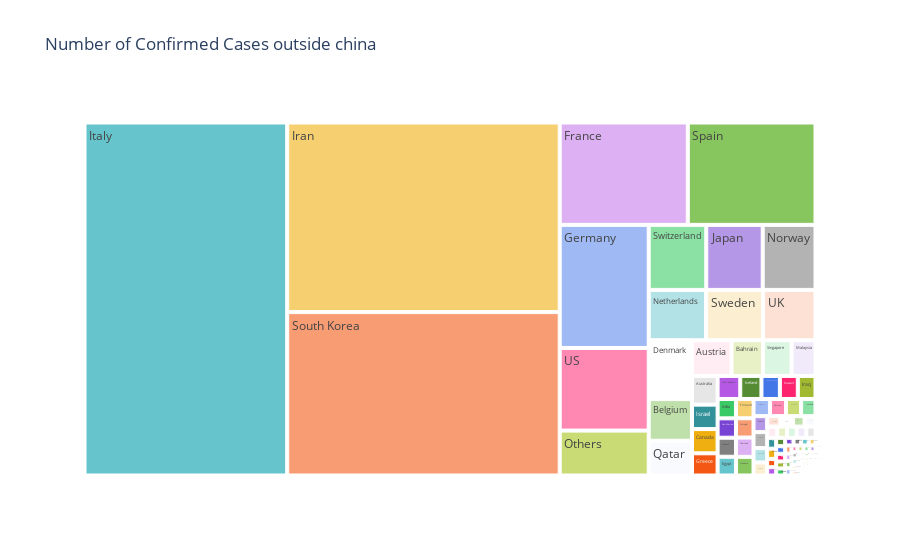
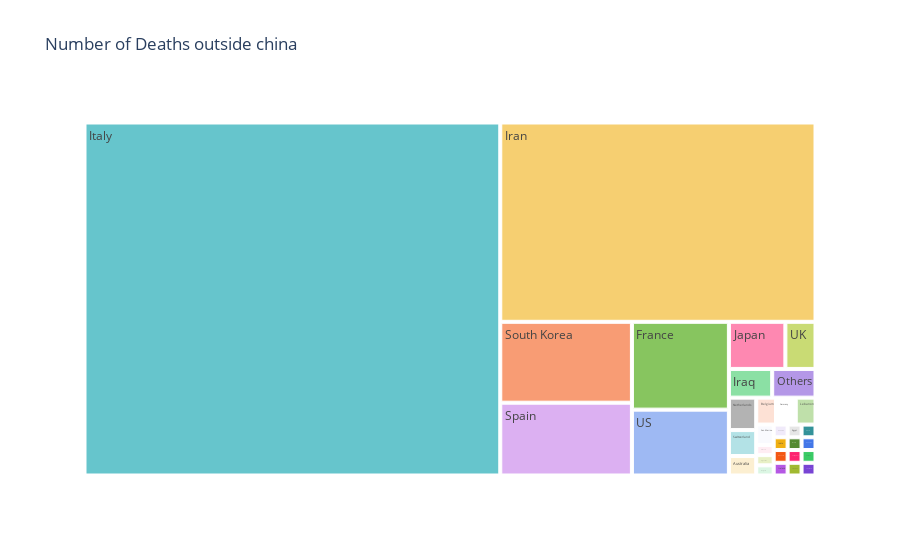

Notebook code cell kept with these figures, in order:
### Markdown cell above
## Composition of Cases

### Code cell
fig = px.treemap(row_latest, path=["Country"], values="Cases", 
                 title='Number of Confirmed Cases outside china',
                 color_discrete_sequence = px.colors.qualitative.Pastel)
fig.show()

fig = px.treemap(row_latest, path=["Country"], values="Deaths", 
                 title='Number of Deaths outside china',
                 color_discrete_sequence = px.colors.qualitative.Pastel)
fig.show()

fig = px.treemap(row_latest, path=["Country"], values="Recovered", 
                 title='Number of Recovered Cases outside china',
                 color_discrete_sequence = px.colors.qualitative.Pastel)
fig.show()

### Figure 1 — Plotly figure (JSON) as saved in the notebook; plotly's stock layout.template omitted (floating-point values rounded to 4 significant figures)
{"data": [{"branchvalues": "total", "domain": {"x": [0, 1], "y": [0, 1]}, "hoverlabel": {"namelength": 0}, "hovertemplate": "labels=%{label}<br>Cases=%{value}<br>parent=%{parent}<br>id=%{id}", "ids": ["Afghanistan", "Albania", "Algeria", "Andorra", "Argentina", "Armenia", "Australia", "Austria", "Azerbaijan", "Bahrain", "Bangladesh", "Belarus", "Belgium", "Bhutan", "Bolivia", "Bosnia and Herzegovina", "Brazil", "Brunei", "Bulgaria", "Burkina Faso", "Cambodia", "Cameroon", "Canada", "Chile", "Colombia", "Congo (Kinshasa)", "Costa Rica", "Croatia", "Cyprus", "Czech Republic", "Denmark", "Dominican Republic", "Ecuador", "Egypt", "Estonia", "Finland", "France", "French Guiana", "Georgia", "Germany", "Greece", "Holy See", "Honduras", "Hungary", "Iceland", "India", "Indonesia", "Iran", "Iraq", "Ireland", "Israel", "Italy", "Ivory Coast", "Jamaica", "Japan", "Jordan", "Kuwait", "Latvia", "Lebanon", "Liechtenstein", "Lithuania", "Luxembourg", "Malaysia", "Maldives", "Malta", "Martinique", "Mexico", "Moldova", "Monaco", "Mongolia", "Morocco", "Nepal", "Netherlands", "New Zealand", "Nigeria", "North Macedonia", "Norway", "Oman", "Others", "Pakistan", "Panama", "Paraguay", "Peru", "Philippines", "Poland", "Portugal", "Qatar", "Reunion", "Romania", "Russia", "San Marino", "Saudi Arabia", "Senegal", "Serbia", "Singapore", "Slovakia", "Slovenia", "South Africa", "South Korea", "Spain", "Sri Lanka", "Sweden", "Switzerland", "Taiwan", "Thailand", "Togo", "Tunisia", "Turkey", "UK", "US", "Ukraine", "United Arab Emirates", "Vietnam", "occupied Palestinian territory"], "labels": ["Afghanistan", "Albania", "Algeria", "Andorra", "Argentina", "Armenia", "Australia", "Austria", "Azerbaijan", "Bahrain", "Bangladesh", "Belarus", "Belgium", "Bhutan", "Bolivia", "Bosnia and Herzegovina", "Brazil", "Brunei", "Bulgaria", "Burkina Faso", "Cambodia", "Cameroon", "Canada", "Chile", "Colombia", "Congo (Kinshasa)", "Costa Rica", "Croatia", "Cyprus", "Czech Republic", "Denmark", "Dominican Republic", "Ecuador", "Egypt", "Estonia", "Finland", "France", "French Guiana", "Georgia", "Germany", "Greece", "Holy See", "Honduras", "Hungary", "Iceland", "India", "Indonesia", "Iran", "Iraq", "Ireland", "Israel", "Italy", "Ivory Coast", "Jamaica", "Japan", "Jordan", "Kuwait", "Latvia", "Lebanon", "Liechtenstein", "Lithuania", "Luxembourg", "Malaysia", "Maldives", "Malta", "Martinique", "Mexico", "Moldova", "Monaco", "Mongolia", "Morocco", "Nepal", "Netherlands", "New Zealand", "Nigeria", "North Macedonia", "Norway", "Oman", "Others", "Pakistan", "Panama", "Paraguay", "Peru", "Philippines", "Poland", "Portugal", "Qatar", "Reunion", "Romania", "Russia", "San Marino", "Saudi Arabia", "Senegal", "Serbia", "Singapore", "Slovakia", "Slovenia", "South Africa", "South Korea", "Spain", "Sri Lanka", "Sweden", "Switzerland", "Taiwan", "Thailand", "Togo", "Tunisia", "Turkey", "UK", "US", "Ukraine", "United Arab Emirates", "Vietnam", "occupied Palestinian territory"], "name": "", "parents": ["", "", "", "", "", "", "", "", "", "", "", "", "", "", "", "", "", "", "", "", "", "", "", "", "", "", "", "", "", "", "", "", "", "", "", "", "", "", "", "", "", "", "", "", "", "", "", "", "", "", "", "", "", "", "", "", "", "", "", "", "", "", "", "", "", "", "", "", "", "", "", "", "", "", "", "", "", "", "", "", "", "", "", "", "", "", "", "", "", "", "", "", "", "", "", "", "", "", "", "", "", "", "", "", "", "", "", "", "", "", "", "", "", ""], "type": "treemap", "values": [7, 12, 20, 1, 19, 1, 128, 246, 11, 195, 3, 9, 314, 1, 2, 7, 38, 11, 7, 2, 3, 2, 108, 23, 9, 1, 13, 19, 6, 91, 444, 5, 17, 60, 16, 59, 2284, 5, 24, 1908, 99, 1, 2, 13, 85, 62, 34, 9000, 71, 43, 109, 12462, 1, 1, 639, 1, 72, 10, 61, 1, 3, 7, 149, 8, 6, 3, 8, 3, 1, 1, 5, 1, 503, 5, 2, 7, 598, 18, 696, 19, 8, 5, 11, 49, 31, 59, 262, 1, 45, 20, 62, 21, 4, 12, 178, 10, 57, 13, 7755, 2277, 2, 500, 652, 48, 59, 1, 7, 1, 459, 1281, 1, 74, 38, 0]}], "layout": {"legend": {"tracegroupgap": 0}, "title": {"text": "Number of Confirmed Cases outside china"}, "treemapcolorway": ["rgb(102, 197, 204)", "rgb(246, 207, 113)", "rgb(248, 156, 116)", "rgb(220, 176, 242)", "rgb(135, 197, 95)", "rgb(158, 185, 243)", "rgb(254, 136, 177)", "rgb(201, 219, 116)", "rgb(139, 224, 164)", "rgb(180, 151, 231)", "rgb(179, 179, 179)"]}}

### Figure 2 — Plotly figure (JSON) as saved in the notebook; plotly's stock layout.template omitted (floating-point values rounded to 4 significant figures)
{"data": [{"branchvalues": "total", "domain": {"x": [0, 1], "y": [0, 1]}, "hoverlabel": {"namelength": 0}, "hovertemplate": "labels=%{label}<br>Deaths=%{value}<br>parent=%{parent}<br>id=%{id}", "ids": ["Afghanistan", "Albania", "Algeria", "Andorra", "Argentina", "Armenia", "Australia", "Austria", "Azerbaijan", "Bahrain", "Bangladesh", "Belarus", "Belgium", "Bhutan", "Bolivia", "Bosnia and Herzegovina", "Brazil", "Brunei", "Bulgaria", "Burkina Faso", "Cambodia", "Cameroon", "Canada", "Chile", "Colombia", "Congo (Kinshasa)", "Costa Rica", "Croatia", "Cyprus", "Czech Republic", "Denmark", "Dominican Republic", "Ecuador", "Egypt", "Estonia", "Finland", "France", "French Guiana", "Georgia", "Germany", "Greece", "Holy See", "Honduras", "Hungary", "Iceland", "India", "Indonesia", "Iran", "Iraq", "Ireland", "Israel", "Italy", "Ivory Coast", "Jamaica", "Japan", "Jordan", "Kuwait", "Latvia", "Lebanon", "Liechtenstein", "Lithuania", "Luxembourg", "Malaysia", "Maldives", "Malta", "Martinique", "Mexico", "Moldova", "Monaco", "Mongolia", "Morocco", "Nepal", "Netherlands", "New Zealand", "Nigeria", "North Macedonia", "Norway", "Oman", "Others", "Pakistan", "Panama", "Paraguay", "Peru", "Philippines", "Poland", "Portugal", "Qatar", "Reunion", "Romania", "Russia", "San Marino", "Saudi Arabia", "Senegal", "Serbia", "Singapore", "Slovakia", "Slovenia", "South Africa", "South Korea", "Spain", "Sri Lanka", "Sweden", "Switzerland", "Taiwan", "Thailand", "Togo", "Tunisia", "Turkey", "UK", "US", "Ukraine", "United Arab Emirates", "Vietnam", "occupied Palestinian territory"], "labels": ["Afghanistan", "Albania", "Algeria", "Andorra", "Argentina", "Armenia", "Australia", "Austria", "Azerbaijan", "Bahrain", "Bangladesh", "Belarus", "Belgium", "Bhutan", "Bolivia", "Bosnia and Herzegovina", "Brazil", "Brunei", "Bulgaria", "Burkina Faso", "Cambodia", "Cameroon", "Canada", "Chile", "Colombia", "Congo (Kinshasa)", "Costa Rica", "Croatia", "Cyprus", "Czech Republic", "Denmark", "Dominican Republic", "Ecuador", "Egypt", "Estonia", "Finland", "France", "French Guiana", "Georgia", "Germany", "Greece", "Holy See", "Honduras", "Hungary", "Iceland", "India", "Indonesia", "Iran", "Iraq", "Ireland", "Israel", "Italy", "Ivory Coast", "Jamaica", "Japan", "Jordan", "Kuwait", "Latvia", "Lebanon", "Liechtenstein", "Lithuania", "Luxembourg", "Malaysia", "Maldives", "Malta", "Martinique", "Mexico", "Moldova", "Monaco", "Mongolia", "Morocco", "Nepal", "Netherlands", "New Zealand", "Nigeria", "North Macedonia", "Norway", "Oman", "Others", "Pakistan", "Panama", "Paraguay", "Peru", "Philippines", "Poland", "Portugal", "Qatar", "Reunion", "Romania", "Russia", "San Marino", "Saudi Arabia", "Senegal", "Serbia", "Singapore", "Slovakia", "Slovenia", "South Africa", "South Korea", "Spain", "Sri Lanka", "Sweden", "Switzerland", "Taiwan", "Thailand", "Togo", "Tunisia", "Turkey", "UK", "US", "Ukraine", "United Arab Emirates", "Vietnam", "occupied Palestinian territory"], "name": "", "parents": ["", "", "", "", "", "", "", "", "", "", "", "", "", "", "", "", "", "", "", "", "", "", "", "", "", "", "", "", "", "", "", "", "", "", "", "", "", "", "", "", "", "", "", "", "", "", "", "", "", "", "", "", "", "", "", "", "", "", "", "", "", "", "", "", "", "", "", "", "", "", "", "", "", "", "", "", "", "", "", "", "", "", "", "", "", "", "", "", "", "", "", "", "", "", "", "", "", "", "", "", "", "", "", "", "", "", "", "", "", "", "", "", "", ""], "type": "treemap", "values": [0, 1, 0, 0, 1, 0, 3, 0, 0, 0, 0, 0, 3, 0, 0, 0, 0, 0, 1, 0, 0, 0, 1, 0, 0, 0, 0, 0, 0, 0, 0, 0, 0, 1, 0, 0, 48, 0, 0, 3, 1, 0, 0, 0, 0, 1, 1, 354, 7, 1, 0, 827, 0, 0, 15, 0, 0, 0, 3, 0, 0, 0, 0, 0, 0, 0, 0, 0, 0, 0, 1, 0, 5, 0, 0, 0, 0, 0, 7, 0, 1, 0, 0, 1, 0, 0, 0, 0, 0, 0, 2, 0, 0, 0, 0, 0, 0, 0, 60, 54, 0, 1, 4, 1, 1, 0, 0, 0, 8, 36, 0, 0, 0, 0]}], "layout": {"legend": {"tracegroupgap": 0}, "title": {"text": "Number of Deaths outside china"}, "treemapcolorway": ["rgb(102, 197, 204)", "rgb(246, 207, 113)", "rgb(248, 156, 116)", "rgb(220, 176, 242)", "rgb(135, 197, 95)", "rgb(158, 185, 243)", "rgb(254, 136, 177)", "rgb(201, 219, 116)", "rgb(139, 224, 164)", "rgb(180, 151, 231)", "rgb(179, 179, 179)"]}}
